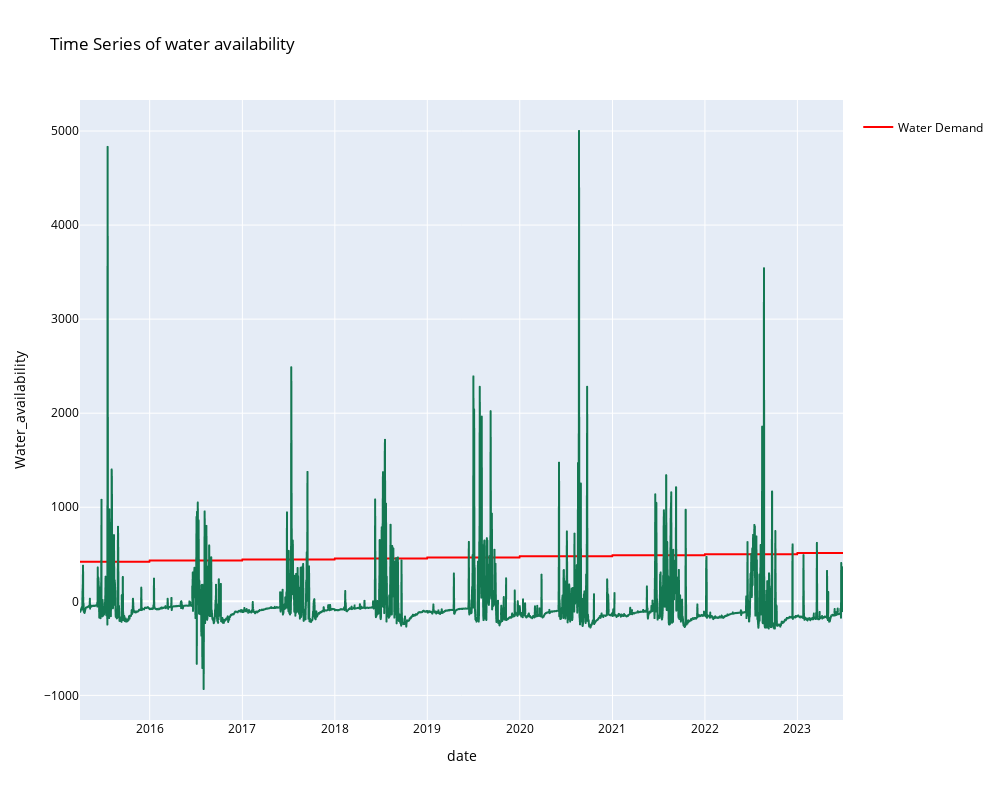

Notebook cell for this chart:
### Code cell
import plotly.graph_objects as go

fig = px.line(df_copy1,y=df_copy1['Water_availability'],title='Time Series of water availability')
fig.update_layout(
        font=dict(size=12, color='black'),
        autosize=False,
        width=1000,
        height=800,
        showlegend=True,
        legend=dict(
            x=1.02,
            y=0.98,
            traceorder='normal'
        )
    )
fig.update_traces(line_color='#147852',name='Water Availability')
fig.add_trace(
    go.Scatter(x=df_copy1.index,y=df_copy1['Water_demand'],
    mode='lines',line=dict(color='red'),name='Water Demand')
)
fig.show()

### Figure 1 — Plotly figure (JSON) as saved in the notebook; plotly's stock layout.template omitted (floating-point values rounded to 4 significant figures; data arrays with more than 128 entries replaced by an {"elided": "..."} marker saying what was removed)
{"data": [{"hovertemplate": "date=%{x}<br>Water_availability=%{y}<extra></extra>", "legendgroup": "", "line": {"color": "#147852", "dash": "solid"}, "marker": {"symbol": "circle"}, "mode": "lines", "name": "Water Availability", "showlegend": false, "type": "scattergl", "x": {"elided": "3013 str values"}, "xaxis": "x", "y": {"elided": "3013 float values"}, "yaxis": "y"}, {"line": {"color": "red"}, "mode": "lines", "name": "Water Demand", "type": "scatter", "x": {"elided": "3013 str values"}, "y": {"elided": "3013 float values"}}], "layout": {"autosize": false, "font": {"color": "black", "size": 12}, "height": 800, "legend": {"tracegroupgap": 0, "traceorder": "normal", "x": 1.02, "y": 0.98}, "showlegend": true, "title": {"text": "Time Series of water availability"}, "width": 1000, "xaxis": {"anchor": "y", "domain": [0, 1], "title": {"text": "date"}}, "yaxis": {"anchor": "x", "domain": [0, 1], "title": {"text": "Water_availability"}}}}
